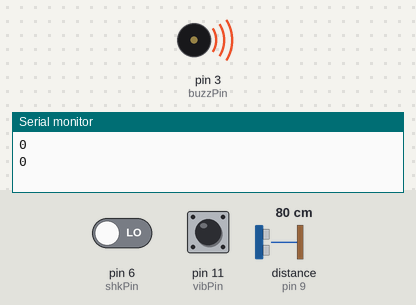
A sketch run on a simulated Arduino Uno, built with avr-gcc and run on an emulated ATmega328P. Parts: buzzer (waves = sounding, pin HIGH), the last lines printed to the serial monitor. Wiring (inferred from the names in the program): ultrasonic range finder: trigger pin 10; echo pin 9. The inputs (shaded band) are chosen by the test bench; at power-on: pin 11 (vibPin) LOW, pin 6 (shkPin) LOW, distance to the obstacle (sensor on pin 9) 80 cm. The echo pulse lasts 58.3 µs per cm; pins used as bus, display or sensor lines are not drawn.

Above: at 1.2 s.
1.3 s: pin 11 (vibPin) pulsed HIGH 2 times (0.12 s each, 0.3 s apart)
At 2.3 s:
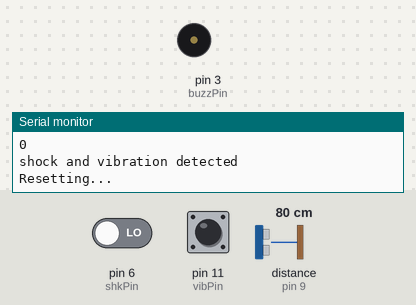
Timing chart, 0 to 4.4 s (numbered marks = the images above; inputs shaded):
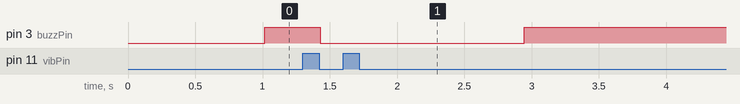

Measured:
- after the input at 1.3 s, pin 3 (buzzPin): HIGH → LOW after 0.13 s, → HIGH 1.5 s later

The sketch:

project.ino
```cpp
int const trigPin = 10;
int const echoPin = 9;
int buzzPin = 3;
int vibPin =11;
int shkPin = 6;    //pin number allocations.

void setup()

{
  pinMode(buzzPin, OUTPUT); //buzzer will recieve signal from arduino to buzz.
  pinMode(vibPin, INPUT);   //vib sensor will send measurement input to the uno.
  pinMode(shkPin, INPUT);   // shock sensor will send val input to the uno.
  pinMode(trigPin, OUTPUT); // trig pin will have pulses output.
  pinMode(echoPin, INPUT); // echo pin should be input to get pulse width

  Serial.begin(9600);
}


void loop()

{

  long measurement =vibration();  //stores the vibration value measured by the vib sensor
  Serial.println(measurement);


  int val = digitalRead (shkPin);   //stores the value 0 or 1 from the shock sensor
  Serial.println(val);


 //shock sensor
/* if (val == HIGH) {             //if sensor goes high, trun on the buzzer
  digitalWrite(buzzPin, LOW);
  Serial.println("Shock Detected");
  Serial.println("Resetting...");
  delay(500);
 }
 else {
  digitalWrite(buzzPin, HIGH);
 }*/

  int duration, distance;
 delay(1);
 digitalWrite(trigPin, HIGH);     //send the ultasonic wave and be ready for reflection.
  delay(1);
  digitalWrite(trigPin, LOW);     // Measure the pulse input in echo pin

  duration = pulseIn(echoPin, HIGH);  // Distance is half the duration devided by 29.1 (from datasheet)

  distance = (duration/2) / 29.1;    // if distance less than 0.15 meter and more than 0 (0 or less means over range)


    if (distance <= 7.5 && distance >= 0 and val == HIGH and measurement > 15000)  {
      // Buzz
      digitalWrite(buzzPin, LOW);
      Serial.println("Proximity ALert, Shock and Vibration detected");
      Serial.println("Resetting...");
      delay(500);
    }


    else if (distance <= 7.5 and distance >= 0 and measurement > 2000)  {
      // Buzz
      digitalWrite(buzzPin, LOW);
      Serial.println("Proximity ALert and vibration detected");
      Serial.println("Resetting...");
      delay(500);
    }

     else if (val= HIGH and measurement > 10000)  {
      // Buzz
      digitalWrite(buzzPin, LOW);
      Serial.println("shock and vibration detected");
      Serial.println("Resetting...");
      delay(500);
    }

    else if ( measurement > 35000)  {
      // Buzz
      digitalWrite(buzzPin, LOW);
      Serial.println("strong vibration detected");
      Serial.println("Resetting...");
      delay(500);
    }

    else {
      // Don't buzz
      digitalWrite(buzzPin, HIGH);

    }
 }

 long vibration(){  //Helper function for getting vibration measurements
  delay(10);
  long measurement=pulseIn (vibPin, HIGH);  //wait for the pin to get HIGH and returns measurement
  return measurement;
}
```
